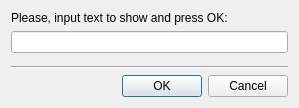
<?xml version="1.0" encoding="UTF-8"?>
<ui version="4.0">
 <class>DmwText3dGeneratorGui</class>
 <widget class="QDialog" name="DmwText3dGeneratorGui">
  <property name="geometry">
   <rect>
    <x>0</x>
    <y>0</y>
    <width>299</width>
    <height>108</height>
   </rect>
  </property>
  <property name="windowTitle">
   <string>Create 3D Text</string>
  </property>
  <property name="modal">
   <bool>true</bool>
  </property>
  <layout class="QVBoxLayout" name="verticalLayout_2">
   <item>
    <layout class="QVBoxLayout" name="verticalLayout">
     <item>
      <widget class="QLabel" name="label">
       <property name="text">
        <string>Please, input text to show and press OK:</string>
       </property>
      </widget>
     </item>
     <item>
      <widget class="QLineEdit" name="lineEditText"/>
     </item>
     <item>
      <spacer name="verticalSpacer">
       <property name="orientation">
        <enum>Qt::Vertical</enum>
       </property>
       <property name="sizeHint" stdset="0">
        <size>
         <width>20</width>
         <height>40</height>
        </size>
       </property>
      </spacer>
     </item>
     <item>
      <widget class="Line" name="line">
       <property name="orientation">
        <enum>Qt::Horizontal</enum>
       </property>
      </widget>
     </item>
     <item>
      <layout class="QHBoxLayout" name="horizontalLayout">
       <item>
        <spacer name="horizontalSpacer">
         <property name="orientation">
          <enum>Qt::Horizontal</enum>
         </property>
         <property name="sizeHint" stdset="0">
          <size>
           <width>40</width>
           <height>20</height>
          </size>
         </property>
        </spacer>
       </item>
       <item>
        <widget class="QPushButton" name="buttonOk">
         <property name="text">
          <string>OK</string>
         </property>
        </widget>
       </item>
       <item>
        <widget class="QPushButton" name="buttonCancel">
         <property name="text">
          <string>Cancel</string>
         </property>
        </widget>
       </item>
      </layout>
     </item>
    </layout>
   </item>
  </layout>
 </widget>
 <resources/>
 <connections>
  <connection>
   <sender>buttonOk</sender>
   <signal>clicked()</signal>
   <receiver>DmwText3dGeneratorGui</receiver>
   <slot>accept()</slot>
   <hints>
    <hint type="sourcelabel">
     <x>374</x>
     <y>540</y>
    </hint>
    <hint type="destinationlabel">
     <x>251</x>
     <y>281</y>
    </hint>
   </hints>
  </connection>
  <connection>
   <sender>buttonCancel</sender>
   <signal>clicked()</signal>
   <receiver>DmwText3dGeneratorGui</receiver>
   <slot>reject()</slot>
   <hints>
    <hint type="sourcelabel">
     <x>455</x>
     <y>540</y>
    </hint>
    <hint type="destinationlabel">
     <x>251</x>
     <y>281</y>
    </hint>
   </hints>
  </connection>
 </connections>
</ui>
